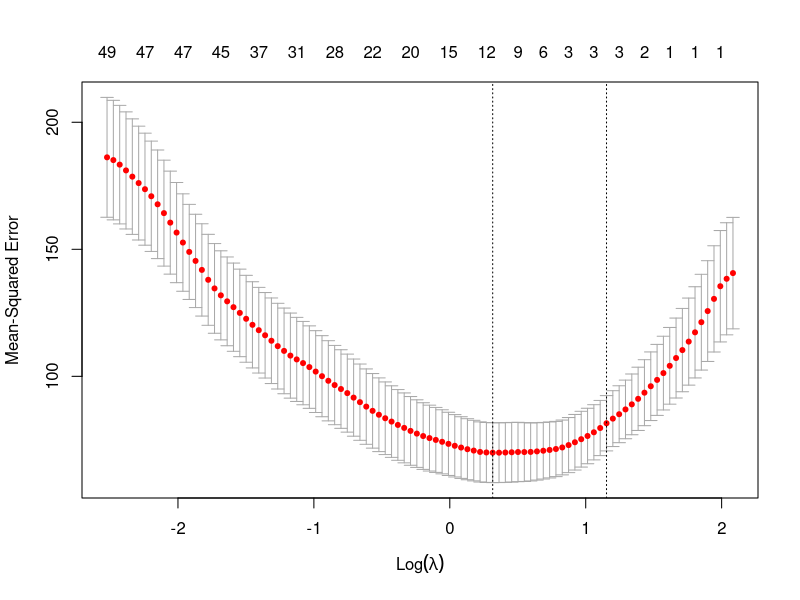
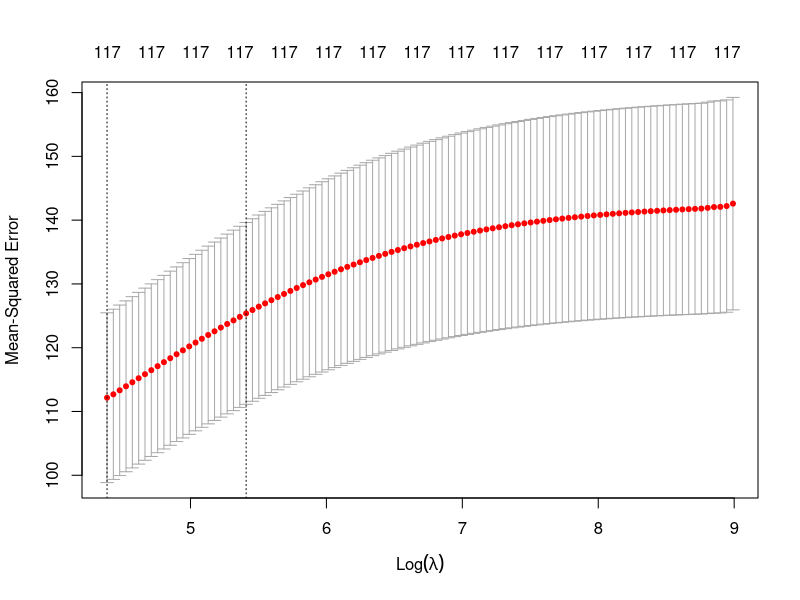
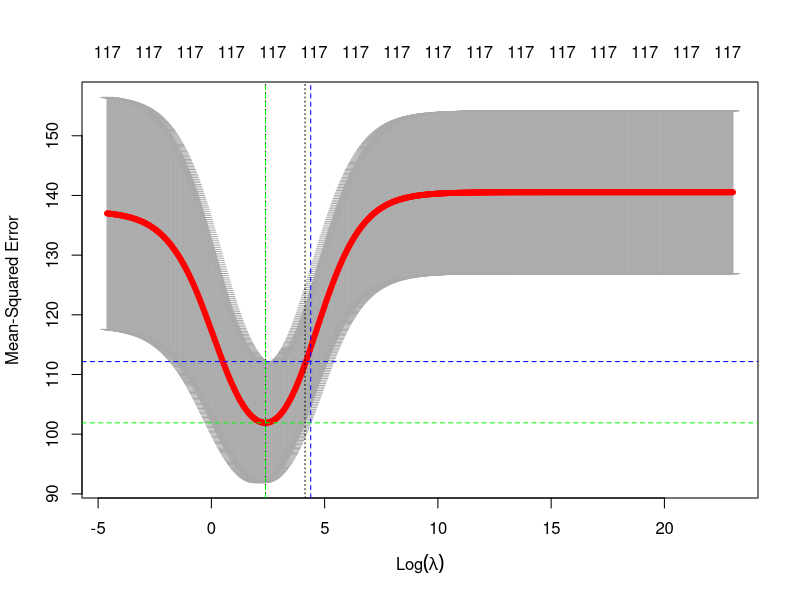
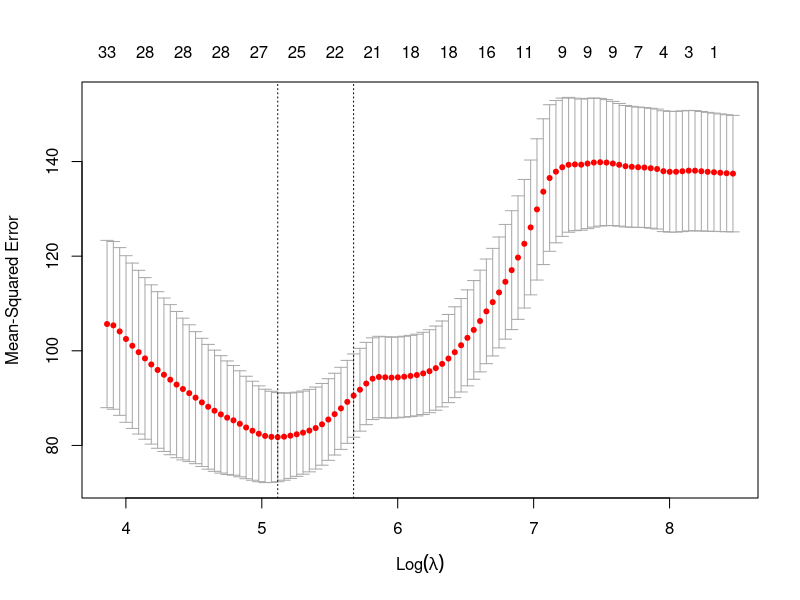

The R source for these figures, in order:
#========================================================================================
library(dplyr)
library(glmnet)   # load the library
library(caTools)
library(caret)

data <- read.csv('data_final.csv')
data <- data %>% relocate(weight, Age)  # move weight to the first column


data <- select(data, -Pos_SF.PF)
# Get ind. and response variables
X <- select(data, -c(Player, salary))
Y <- select(data, salary)
Y <- Y/1000000   # get the response in million
data_net <- select(data, -Player)  # dataset for elastic net
data_net$salary <- data_net$salary/1000000

# train test split
set.seed(1)   # set the seed
sample <- sample.split(data$Pos_C, SplitRatio = 0.7)
X_train  <- X[sample, ] %>% as.matrix()
X_test   <- X[!sample, ] %>% as.matrix()
Y_train <- Y[sample, ] %>% as.matrix()
Y_test <- Y[!sample, ] %>% as.matrix()
X_train_net <- data_net[sample,] %>% as.matrix()
X_test_net <- data_net[!sample, ] %>% as.matrix()

########################################################################################
########################################################################################
# find the best model (with cross-validation)
lasso_fit <- cv.glmnet(as.matrix(X_train), as.matrix(Y_train), alpha=1)  # k-fold is selected randomly
plot(lasso_fit)
str(lasso_fit)
lambda_lasso <- lasso_fit$lambda.min

coef_lasso <- coef(lasso_fit, s='lambda.min')   # coefficient selected by lasso
coef_lasso



model_lasso <- glmnet(X_train, Y_train, lambda = lambda_lasso, alpha=1)
pred_lasso <- predict(model_lasso, as.matrix(X_test), alpha=1)




# mse
mse_lasso <- round(mean((pred_lasso - Y_test)^2), 2)


#=====================================================================================
# Ridge regression
cv_ridge_default <- cv.glmnet(X_train, Y_train, alpha = 0)
plot(cv_ridge_default)    # the default sequence of lambda is at the edge of the plot
lambda_ridge_default <- cv_ridge_default$lambda.min
i <- which(cv_ridge_default$lambda == cv_ridge_default$lambda.min)
mse_min_default <- cv_ridge_default$cvm[i]

grid = 10^seq(10,-2,length=1000) ##get lambda sequence
cv_ridge_grid <- cv.glmnet(X_train, Y_train, alpha = 0, lambda = grid)
lambda_ridge_grid <- cv_ridge_grid$lambda.min   # we can get a smaller lambda
plot(cv_ridge_grid)

j <- which(cv_ridge_grid$lambda == cv_ridge_grid$lambda.min)
mse_min_grid <- cv_ridge_grid$cvm[j]
lambda_ridge_grid <- cv_ridge_grid$lambda.min
abline(h=mse_min_default, v=log(lambda_ridge_default),col= 'blue', lty=2)  # selected by default lambda
abline(h=mse_min_grid, v=log(lambda_ridge_grid),col= 'green', lty=2)  # selected by defined grid of lambda
legend(17, 185, legend=c("default", "search_grid"),
       col=c("blue", "green"), lty=1:2, cex=0.8)

# We can get a better lambda
coef_ridge <- coef(cv_ridge_grid)    
coef_ridge


lambda_ridge <- cv_ridge_grid$lambda.min
model_ridge <- glmnet(X_train, Y_train, lambda = lambda_ridge, alpha = 0)
pred_ridge <- predict(model_ridge, newx = X_test)

abs(pred_ridge-Y_test)/Y_test



mse_ridge <- round(mean((pred_ridge - Y_test)^2), 2)


#=====================================================================================
# elastic net

# Build the model using the training set
model_net <- train(
  salary ~ ., data = X_train_net, method = "glmnet",
  trControl = trainControl("cv", number = 10),
  tuneLength = 10
)
# Best tuning parameter
alpha_net <- model_net$bestTune[1]
lambda_net <- model_net$bestTune[2]

# Model coefficients
coef_net <- coef(model_net$finalModel, model_net$bestTune$lambda)
# Make predictions
pred_net <- model_net %>% predict(X_test_net)



mse_net <- round(mean((pred_net - Y_test)^2), 2)

############################################################################################
############################################################################################

#=============================================================================================

best_ridge_coef <- as.numeric(coef(cv_ridge_grid, s = cv_ridge_grid$lambda.min))[-1]

## Perform adaptive LASSO with 10-fold CV
alasso_cv <- cv.glmnet(x = X_train, y = Y_train,
                        ## type.measure: loss to use for cross-validation.
                        type.measure = "mse",
                        ## K = 10 is the default.
                        nfold = 10,
                        ## ‘alpha = 1’ is the lasso penalty, and ‘alpha = 0’ the ridge penalty.
                        alpha = 1,
                        ##
                        ## penalty.factor: Separate penalty factors can be applied to each
                        ##           coefficient. This is a number that multiplies ‘lambda’ to
                        ##           allow differential shrinkage. Can be 0 for some variables,
                        ##           which implies no shrinkage, and that variable is always
                        ##           included in the model. Default is 1 for all variables (and
                        ##           implicitly infinity for variables listed in ‘exclude’). Note:
                        ##           the penalty factors are internally rescaled to sum to nvars,
                        ##           and the lambda sequence will reflect this change.
                        penalty.factor = 1 / abs(best_ridge_coef),
                        ## prevalidated array is returned
                        keep = TRUE)
## Penalty vs CV MSE plot
plot(alasso_cv)

lambda_alasso <- alasso_cv$lambda.min
coef_adp <- coef(alasso_cv, s = alasso_cv$lambda.min)
coef_adp

pred_adp <- alasso_cv %>% predict(X_test)


mse_adp <- round(mean((pred_adp - Y_test)^2), 2)



coef_adp
coef_lasso
coef_net
coef_ridge


round(lambda_ridge_grid, 2)
round(lambda_lasso, 2)
round(lambda_alasso, 2)
round(lambda_net, 2)
round(alpha_net, 2)


data_compare <- data %>% relocate(salary)  # move salary to the first column
data_compare
data_compare[data_compare$Tm_GSW == 1, ]
data_compare[data_compare$Tm_MEM == 1, ]   # get all the players of MEM
data_compare[data_compare$Tm_TOR == 1, ]   # get all the players of TOR 
data_compare[data_compare$Tm_PHO == 1, ]   # get all the players of TOR 


mean_salary <- mean(data_compare$salary)

data_compare[data_compare$Pos_SF == 1, ]   # SF

mean(data_compare[data_compare$FT. > 0.85, ]$salary)
mean(data_compare$FT.)

data_compare_FT <- data_compare %>% relocate(FT.)  # move FT to the first column

player_high_paid <- data_compare_FT[data_compare_FT$salary > 20000000, ]
mean(player_high_paid$FTA)
mean(data_compare_FT$FTA)


mean(data_compare_FT[data_compare_FT$FT. > 0.72 , ]$salary)

mse_lasso
mse_min_grid
mse_net
mse_ridge
mse_adp

rm(list = ls())
